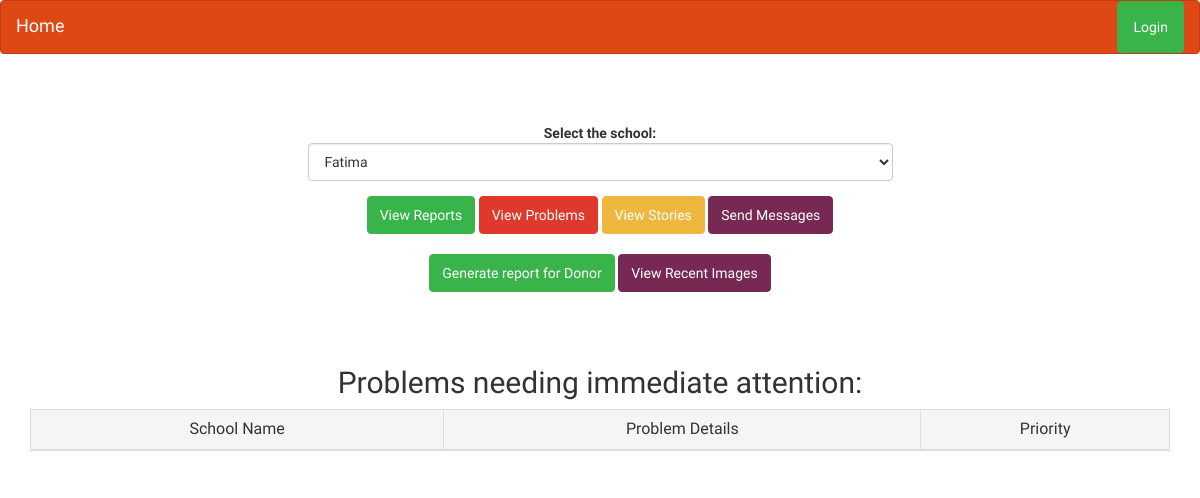
The page /website/hhf/adminhome.php on the database as committed earlier.
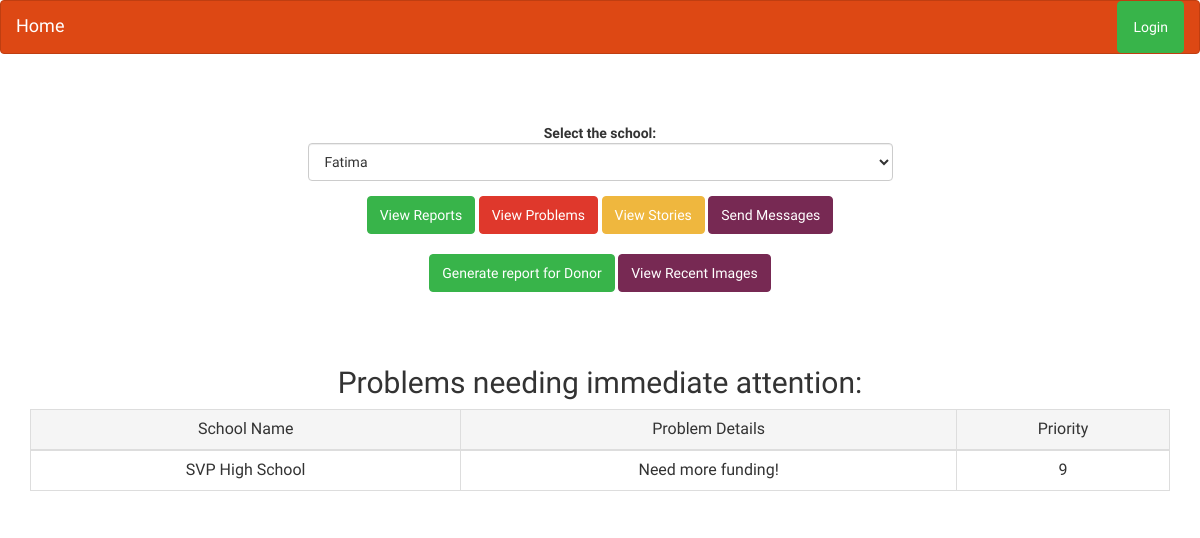
The same page on the database as committed later.
### tables this page shows
CREATE TABLE `problems` (
  `prob_id` int(11) NOT NULL AUTO_INCREMENT,
  `s_id` int(11) DEFAULT NULL,
  `contents` varchar(4000) DEFAULT NULL,
  `priority` int(11) DEFAULT NULL,
  PRIMARY KEY (`prob_id`)
);

CREATE TABLE `school` (
  `s_id` int(11) NOT NULL AUTO_INCREMENT,
  `name` varchar(245) NOT NULL,
  `region` varchar(245) NOT NULL,
  `p_id` int(11) NOT NULL,
  `com_id` int(11) NOT NULL,
  `con_id` int(11) NOT NULL,
  `completed` int(11) DEFAULT NULL,
  PRIMARY KEY (`s_id`)
);

### website/hhf/adminhome.php (the view, shortened to what this page needs)
<?php
include('header.php');
include('data_con.php');
?>
<center>
	<div class="container">
		<div class="row">
			<div class="col-md-6 col-md-offset-3">
				<form method="post" class="form-horizontal" >
					<div class="form-group">
						<label for="select" class="control-label" name="s_id" required>Select the school:</label>
						<div class="">
							<select class="form-control" id="select" name="s_id">
								<?php
								$sql = "SELECT * FROM school";
								$result = $conn->query($sql);
								if ($result->num_rows > 0) {
									while($row = $result->fetch_assoc()) {
										echo ("<option value=".$row['s_id'].">".$row['name']."</option>");
									}
								}
								?>
							</select>
						</div>
					</div>
					<input type="submit" class="btn btn-success" value="View Reports" onclick="form.action='adminreport.php';">
					<input type="submit" class="btn btn-danger" value="View Problems" onclick="form.action='adminproblems.php';">
					<input type="submit" class="btn btn-warning" value="View Stories" onclick="form.action='adminstories.php';">
					<input type="submit" class="btn btn-info" value="Send Messages" onclick="form.action='adminmessages.php';">
					<br><br>
					<input type="submit" class="btn btn-success" value="Generate report for Donor" onclick="form.action='donor.php';">
					<input type="submit" class="btn btn-info" value="View Recent Images" onclick="form.action='adminimages.php';">
				</form>
			</div>
		</div>
	</div>
	<br>
	<br>
	<div class="container">
		<h2>Problems needing immediate  attention: </h2>
		<table  class="table table-bg table-bordered text-center table-fixed" border="2" >
			<thead >
				<tr class="active">
					<td>School Name</td>
					<td>Problem Details</td>
					<td>Priority</td>
				</tr>
			</thead>
			<tbody>
				<?php
				$sql="select * from problems where priority >= 8 order by priority desc";
				$result = $conn->query($sql);
				if ($result->num_rows > 0) {
					while($row = $result->fetch_assoc()) {
						$sc_id=$row['s_id'];
						$sql2="select * from school where s_id=$sc_id";
						$result2=$conn->query($sql2);
						$row2 = $result2->fetch_assoc();
						$sc_name=$row2['name'];
						echo('<tr>');
						echo("<td>$sc_name</td>");
						echo('<td>'.$row['contents'].'</td>');
						echo('<td>'.$row['priority'].'</td>');
					}
				}
				?>
			</tbody>
		</table>
	</div>
</center>

### website/hhf/header.php (shortened to what this page needs)
<link rel="stylesheet" type="text/css" href="css/bootstrap-white.css">
<link rel="stylesheet" type="text/css" href="css/checkbox-bootstrap.css">
<link rel="stylesheet" type="text/css" href="css/table-fixed-header.css">
<link rel="stylesheet" type="text/css" href="css/demo.css">
<?php
if(isset($_SESSION['type']))
{
	if($_SESSION['type']=='partner')
	{
		echo('
			<nav class="navbar navbar-default">
				<div class="container-fluid">
					<div class="navbar-header">
						<button type="button" class="navbar-toggle collapsed" data-toggle="collapse" data-target="#bs-example-navbar-collapse-1">
							<span class="sr-only">Toggle navigation</span>
							<span class="icon-bar"></span>
							<span class="icon-bar"></span>
							<span class="icon-bar"></span>
						</button>
						<a class="navbar-brand" href="partnerhome.php">Partner Home</a>
					</div>
					<div class="collapse navbar-collapse" id="bs-example-navbar-collapse-1">
						<ul class="nav navbar-nav">
							<li ><a href="partner.php">View Pending Reports</a></li>
							<li><a href="partnerreports.php">View Previous Reports</a></li>
							<li><a href="partnerproblems.php">Add and view Problems</a></li>
							<li><a href="partnermessages.php">View all Messages</a></li>
							<li><a href="partnerstories.php">Community Stories</a></li>
						</ul>
						<ul class="nav navbar-nav navbar-right">
							<li><a href="logout.php" class="btn btn-info  ">Logout</a></li>
						</ul>
					</div>
				</div>
			</nav>');
}
if($_SESSION['type']=='admin')
{
	echo('
		<nav class="navbar navbar-default">
			<div class="container-fluid">
				<div class="navbar-header">
					<button type="button" class="navbar-toggle collapsed" data-toggle="collapse" data-target="#bs-example-navbar-collapse-1">
						<span class="sr-only">Toggle navigation</span>
						<span class="icon-bar"></span>
						<span class="icon-bar"></span>
						<span class="icon-bar"></span>
					</button>
					<a class="navbar-brand" href="adminhome.php">Admin Home</a>
				</div>
				<div class="collapse navbar-collapse" id="bs-example-navbar-collapse-1">
					<ul class="nav navbar-nav navbar-right">
						<li><a href="logout.php" class="btn btn-success  ">Logout</a></li>
					</ul>
				</div>
			</div>
		</nav>');
}
}
else
{
	echo('
		<nav class="navbar navbar-default">
			<div class="container-fluid">
				<div class="navbar-header">
					<button type="button" class="navbar-toggle collapsed" data-toggle="collapse" data-target="#bs-example-navbar-collapse-1">
						<span class="sr-only">Toggle navigation</span>
						<span class="icon-bar"></span>
						<span class="icon-bar"></span>
						<span class="icon-bar"></span>
					</button>
					<a class="navbar-brand" href="index.php">Home</a>
				</div>
				<div class="collapse navbar-collapse" id="bs-example-navbar-collapse-1">
					<ul class="nav navbar-nav navbar-right">
						<li><a href="login.php" class="btn btn-success  ">Login</a></li>
					</ul>
				</div>
			</div>
		</nav>');
}
?>

Rows that differ between the two databases and show on the page:
added problems: s.name "SVP High School", contents "Need more funding!", priority "9"
